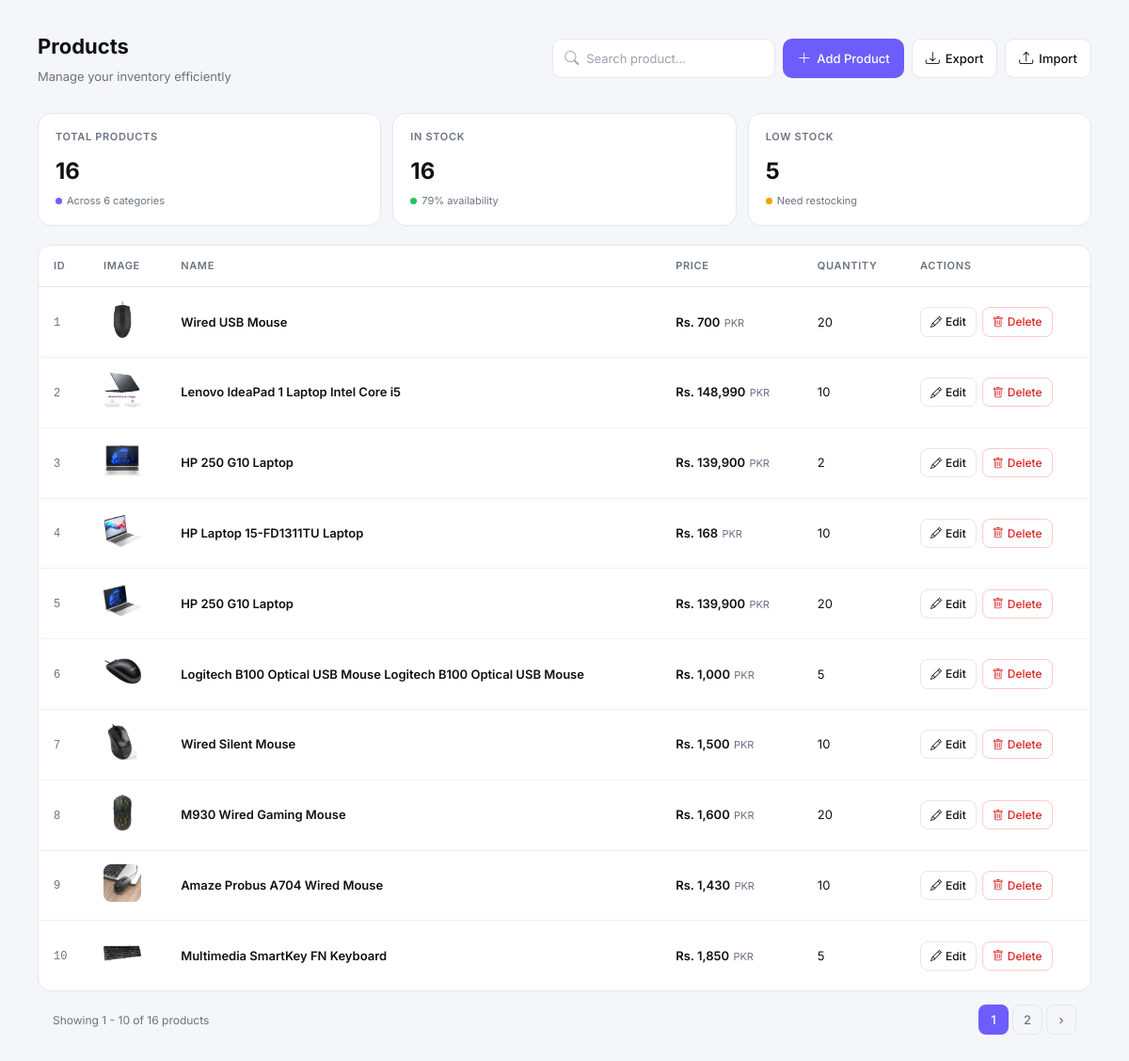
/all_products.php, run on the app's committed database.
### tables this page shows
CREATE TABLE `products` (
  `id` int(11) NOT NULL,
  `product_image` varchar(255) NOT NULL,
  `name` varchar(255) NOT NULL,
  `price` decimal(10,2) NOT NULL,
  `quantity` int(11) NOT NULL
);

### all_products.php (the view, shortened to what this page needs)
<?php
include 'config/db.php';
include "includes/header.php";
$totalProducts = $conn->query("SELECT COUNT(*) as total FROM products");
$totalProducts = $totalProducts->fetch_assoc()['total'];
$inStock = $conn->query("SELECT COUNT(*) as total FROM products WHERE quantity > 0");
$inStock = $inStock->fetch_assoc()['total'];
$lowStock = $conn->query("SELECT COUNT(*) as total FROM products WHERE quantity <= 5");
$lowStock = $lowStock->fetch_assoc()['total'];
$search = isset($_GET['search']) ? $_GET['search'] : '';
$limit = 10;
$page = isset($_GET['page']) ? $_GET['page'] : 1;
$offset = ($page - 1) * $limit;
$count = $conn->query("SELECT COUNT(*) as total FROM products");
$total = $count->fetch_assoc()['total'];
$totalPages = ceil($total / $limit);
$sql = "SELECT * FROM products WHERE name LIKE ? LIMIT ? OFFSET ?";
$stmt = $conn->prepare($sql);
$searchTerm = "%$search%";
$stmt->bind_param("sii", $searchTerm, $limit, $offset);
$stmt->execute();
$allproducts = $stmt->get_result();
?>
<div class="products-app">
    <div class="products-header">
        <div>
            <h1>Products</h1>
            <p>Manage your inventory efficiently</p>
        </div>
        <div class="products-actions">
            <form method="GET">
                <div class="products-search">
                    <i class="bi bi-search"></i>
                    <input type="text" name="search" placeholder="Search product..."
                        value="<?php echo htmlspecialchars($search); ?>">
                </div>
            </form>
            <a href="add_product.php" class="products-btn primary">
                <i class="bi bi-plus-lg"></i> Add Product
            </a>
            <a href="export.php" class="products-btn">
                <i class="bi bi-download"></i> Export
            </a>
            <form method="POST" action="import.php" enctype="multipart/form-data">
                <label class="products-btn">
                    <i class="bi bi-upload"></i> Import
                </label>
            </form>
        </div>
    </div>
    <div class="products-stats">
        <div class="products-stat-card">
            <div class="products-stat-label">Total Products</div>
            <div class="products-stat-val"><?php echo $totalProducts; ?></div>
            <div class="products-stat-sub"><span class="products-dot info"></span>Across 6 categories</div>
        </div>
        <div class="products-stat-card">
            <div class="products-stat-label">In Stock</div>
            <div class="products-stat-val"><?php echo $inStock; ?></div>
            <div class="products-stat-sub"><span class="products-dot green"></span>79% availability</div>
        </div>
        <div class="products-stat-card">
            <div class="products-stat-label">Low Stock</div>
            <div class="products-stat-val"><?php echo $lowStock; ?></div>
            <div class="products-stat-sub"><span class="products-dot warn"></span>Need restocking</div>
        </div>
    </div>
    <div class="products-card">
        <table class="products-table">
            <thead>
                <tr>
                    <th>ID</th>
                    <th>Image</th>
                    <th>Name</th>
                    <th>Price</th>
                    <th>Quantity</th>
                    <th>Actions</th>
                </tr>
            </thead>
            <tbody>
                <?php foreach ($allproducts as $product) { ?>
                <tr>
                    <td>
                        <span class="products-id">
                            <?php echo $product['id']; ?>
                        </span>
                    </td>
                    <td>
                        <img src="uploads/<?php echo $product['product_image']; ?>"
                            alt="<?php echo $product['name']; ?>">
                    </td>
                    <td>
                        <span class="products-name">
                            <?php echo $product['name']; ?>
                        </span>
                    </td>
                    <td>
                        <span class="products-price">
                            Rs. <?php echo number_format($product['price']); ?>
                            <span>PKR</span>
                        </span>
                    </td>
                    <td>
                        <span class="products-quantity">
                            <?php echo $product['quantity']; ?>
                        </span>
                    </td>
                    <td>
                        <div class="products-row-actions">
                            <a href="edit_product.php?id=<?php echo $product['id']; ?>" class="products-act">
                                <i class="bi bi-pencil"></i>
                                Edit
                            </a>
                            <a href="delete_product.php?id=<?php echo $product['id']; ?>" class="products-act del"
                                onclick="return confirm('Are you sure you want to delete this product?')">
                                <i class="bi bi-trash"></i>
                                Delete
                            </a>
                        </div>
                    </td>
                </tr>
                <?php } ?>
            </tbody>
        </table>
    </div>
    <div class="products-pagination">
        <span class="products-pag-info">
            Showing <?php echo $offset + 1; ?> -
            <?php echo min($offset + $limit, $total); ?>
            of <?php echo $total; ?> products
        </span>
        <div class="products-pag-btns">
            <?php for ($i = 1; $i <= $totalPages; $i++) { ?>
            <a href="?page=<?php echo $i; ?>" class="<?php echo ($page == $i) ? 'active' : ''; ?>">
                <?php echo $i; ?>
            </a>
            <?php } ?>
            <?php if ($page < $totalPages) { ?>
            <a href="?page=<?php echo $page + 1; ?>">›</a>
            <?php } ?>
        </div>
    </div>
</div>
<?php include "includes/footer.php" ?>

### includes/header.php (shortened to what this page needs)
<!DOCTYPE html>
<html lang="en">
<head>
    <link rel="stylesheet" href="https://cdn.jsdelivr.net/npm/bootstrap-icons@1.11.3/font/bootstrap-icons.min.css">
    <link rel="stylesheet" href="assests/css/home.css">
    <link rel="stylesheet" href="assests/css/add_product.css">
    <link rel="stylesheet" href="assests/css/all_products.css">
</head>
<body>

### includes/footer.php (shortened to what this page needs)
</body>
</html>

### assests/css/home.css (style rules this page uses)
* { margin: 0; padding: 0; box-sizing: border-box; }
body { font-family: 'Inter', sans-serif; background: #f8f9fc; color: #1e1e2f; line-height: 1.6; }

### assests/css/add_product.css (style rules this page uses)
* { margin: 0; padding: 0; box-sizing: border-box; }
body { font-family: 'Inter', sans-serif; background: #f5f6fa; }

### assests/css/all_products.css (style rules this page uses)
* { margin: 0; padding: 0; box-sizing: border-box; }
body { font-family: 'Inter', sans-serif; background: #f5f6fa; }
.products-app { padding: 32px 40px; }
.products-header { display: flex; justify-content: space-between; align-items: center; margin-bottom: 28px; }
.products-header h1 { font-size: 22px; font-weight: 700; color: #111; margin-bottom: 4px; }
.products-header p { font-size: 13px; color: #6b7280; }
.products-actions { display: flex; gap: 8px; align-items: center; flex-wrap: wrap; }
.products-search { display: flex; align-items: center; gap: 8px; background: #fff; border: 1px solid #e5e7eb; padding: 8px 12px; border-radius: 10px; min-width: 200px; }
.products-search i { font-size: 15px; color: #9ca3af; }
.products-search input { border: none; outline: none; font-size: 13px; font-family: inherit; color: #374151; width: 100%; background: transparent; }
.products-search input::placeholder { color: #9ca3af; }
.products-btn { display: inline-flex; align-items: center; gap: 6px; padding: 8px 14px; border: 1px solid #e5e7eb; background: #fff; border-radius: 10px; text-decoration: none; color: #111; font-size: 13px; font-weight: 500; font-family: inherit; cursor: pointer; white-space: nowrap; transition: background 0.15s; }
.products-btn i { font-size: 15px; }
.products-btn.primary { background: #6d5efc; color: #fff; border-color: transparent; }
.products-stats { display: grid; grid-template-columns: repeat(3, 1fr); gap: 12px; margin-bottom: 20px; }
.products-stat-card { background: #fff; border-radius: 14px; border: 1px solid #e5e7eb; padding: 16px 18px; }
.products-stat-label { font-size: 11px; font-weight: 600; text-transform: uppercase; letter-spacing: 0.06em; color: #6b7280; margin-bottom: 8px; }
.products-stat-val { font-size: 24px; font-weight: 700; color: #111; }
.products-stat-sub { font-size: 11px; color: #6b7280; margin-top: 4px; display: flex; align-items: center; gap: 5px; }
.products-dot { display: inline-block; width: 7px; height: 7px; border-radius: 50%; flex-shrink: 0; }
.products-dot.green { background: #22c55e; }
.products-dot.warn { background: #f59e0b; }
.products-dot.info { background: #6d5efc; }
.products-card { background: #fff; border-radius: 14px; border: 1px solid #e5e7eb; overflow: hidden; }
.products-table { width: 100%; border-collapse: collapse; font-size: 13px; }
.products-table thead tr { border-bottom: 1px solid #e5e7eb; }
.products-table thead th { padding: 13px 16px; text-align: left; font-size: 11px; font-weight: 600; color: #6b7280; text-transform: uppercase; letter-spacing: 0.06em; white-space: nowrap; }
.products-table tbody td { padding: 14px 16px; border-bottom: 1px solid #f1f1f1; color: #111; vertical-align: middle; }
.products-table tbody tr:last-child td { border-bottom: none; }
.products-table img { width: 40px; height: 40px; object-fit: cover; border-radius: 8px; }
.products-id { font-size: 12px; color: #6b7280; font-weight: 500; font-family: monospace; }
.products-name { font-weight: 600; color: #111; }
.products-price { font-weight: 600; color: #111; }
.products-price span { font-size: 11px; font-weight: 400; color: #6b7280; margin-left: 1px; }
.products-row-actions { display: flex; gap: 6px; }
.products-act { display: inline-flex; align-items: center; gap: 4px; padding: 5px 10px; font-size: 12px; font-weight: 500; border: 1px solid #e5e7eb; background: #fff; border-radius: 8px; text-decoration: none; color: #111; font-family: inherit; cursor: pointer; transition: background 0.15s; }
.products-act.del { color: #dc2626; border-color: #fecaca; }
.products-pagination { display: flex; align-items: center; justify-content: space-between; padding: 14px 16px 0; }
.products-pag-info { font-size: 12px; color: #6b7280; }
.products-pag-btns { display: flex; gap: 4px; }
.products-pag-btns a { width: 32px; height: 32px; display: flex; align-items: center; justify-content: center; border: 1px solid #e5e7eb; border-radius: 8px; text-decoration: none; font-size: 13px; font-weight: 500; color: #6b7280; transition: background 0.15s; }
.products-pag-btns a.active { background: #6d5efc; color: #fff; border-color: transparent; }

### data on the page
products: id "1", product_image (picture), name "Wired USB Mouse", price "700", quantity "20"
products: id "2", product_image (picture), name "Lenovo IdeaPad 1 Laptop Intel Core i5", price "148,990", quantity "10"
products: id "3", product_image (picture), name "HP 250 G10 Laptop", price "139,900", quantity "2"
products: id "4", product_image (picture), name "HP Laptop 15-FD1311TU Laptop", price "168", quantity "10"
products: id "5", product_image (picture), name "HP 250 G10 Laptop", price "139,900", quantity "20"
products: id "6", product_image (picture), name "Logitech B100 Optical USB Mouse Logitech B100 Optical USB Mouse", price "1,000", quantity "5"
products: id "7", product_image (picture), name "Wired Silent Mouse", price "1,500", quantity "10"
products: id "8", product_image (picture), name "M930 Wired Gaming Mouse", price "1,600", quantity "20"
products: id "9", product_image (picture), name "Amaze Probus A704 Wired Mouse", price "1,430", quantity "10"
products: id "10", product_image (picture), name "Multimedia SmartKey FN Keyboard", price "1,850", quantity "5"

### other printed values
$totalProducts "16"
$inStock "16"
$lowStock "5"
$offset + 1 "1"
min($offset + $limit, $total) "10"
$total "16"
